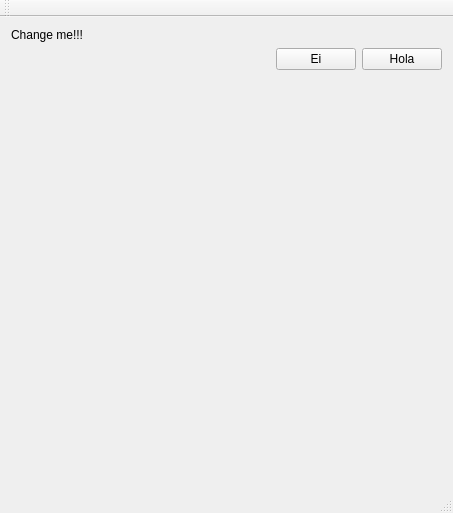
<?xml version="1.0" encoding="UTF-8"?>
<ui version="4.0">
 <class>MainWindow</class>
 <widget class="QMainWindow" name="MainWindow">
  <property name="geometry">
   <rect>
    <x>0</x>
    <y>0</y>
    <width>453</width>
    <height>513</height>
   </rect>
  </property>
  <property name="windowTitle">
   <string>MainWindow</string>
  </property>
  <widget class="QWidget" name="centralWidget">
   <layout class="QVBoxLayout" name="verticalLayout">
    <item>
     <widget class="QLabel" name="Text_1">
      <property name="text">
       <string>Change me!!!</string>
      </property>
     </widget>
    </item>
    <item>
     <layout class="QHBoxLayout" name="horizontalLayout">
      <item>
       <spacer name="horizontalSpacer">
        <property name="orientation">
         <enum>Qt::Horizontal</enum>
        </property>
        <property name="sizeHint" stdset="0">
         <size>
          <width>274</width>
          <height>20</height>
         </size>
        </property>
       </spacer>
      </item>
      <item>
       <widget class="QPushButton" name="Button_1">
        <property name="text">
         <string>Ei</string>
        </property>
       </widget>
      </item>
      <item>
       <widget class="QPushButton" name="Button_2">
        <property name="text">
         <string>Hola</string>
        </property>
       </widget>
      </item>
     </layout>
    </item>
    <item>
     <spacer name="verticalSpacer">
      <property name="orientation">
       <enum>Qt::Vertical</enum>
      </property>
      <property name="sizeHint" stdset="0">
       <size>
        <width>20</width>
        <height>408</height>
       </size>
      </property>
     </spacer>
    </item>
   </layout>
  </widget>
  <widget class="QMenuBar" name="menuBar">
   <property name="enabled">
    <bool>true</bool>
   </property>
   <property name="geometry">
    <rect>
     <x>0</x>
     <y>0</y>
     <width>453</width>
     <height>20</height>
    </rect>
   </property>
  </widget>
  <widget class="QToolBar" name="mainToolBar">
   <attribute name="toolBarArea">
    <enum>TopToolBarArea</enum>
   </attribute>
   <attribute name="toolBarBreak">
    <bool>false</bool>
   </attribute>
  </widget>
  <widget class="QStatusBar" name="statusBar"/>
 </widget>
 <layoutdefault spacing="6" margin="11"/>
 <resources/>
 <connections/>
</ui>
